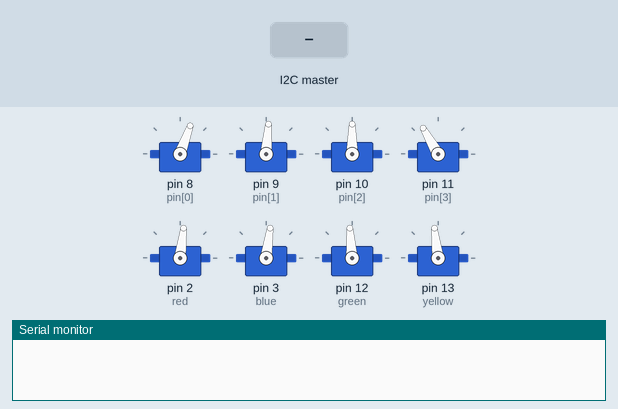
Bench run of a sketch on a simulated Arduino Uno, built with avr-gcc and run on an emulated ATmega328P. Shown: 8 × servo, the last lines printed to the serial monitor. Inputs (shaded band) come from the test bench.

Above: at 1.2 s.
1.3 s: the I2C master sends "e"
At 5.3 s:
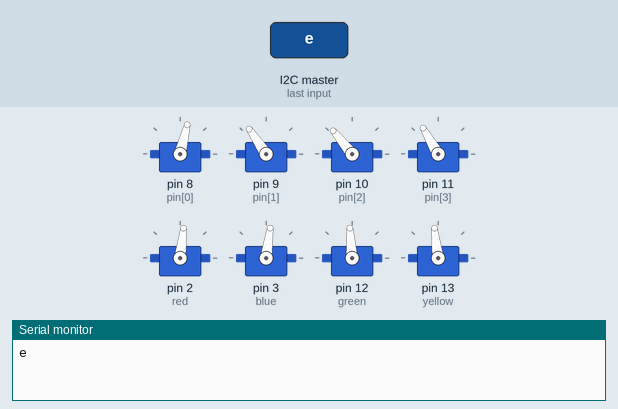
16.3 s: the I2C master sends "r"
At 18.0 s:
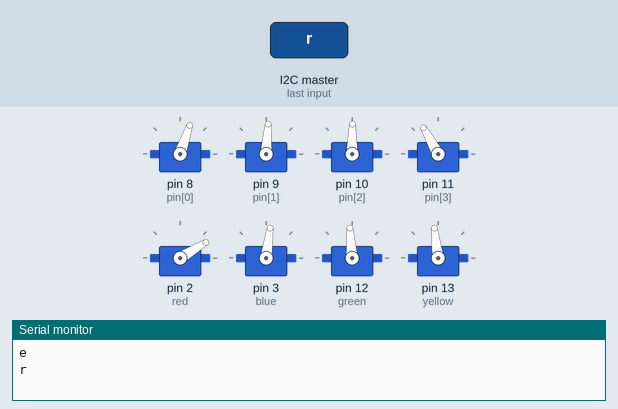
18.7 s: the I2C master sends "q"
At 22.6 s:
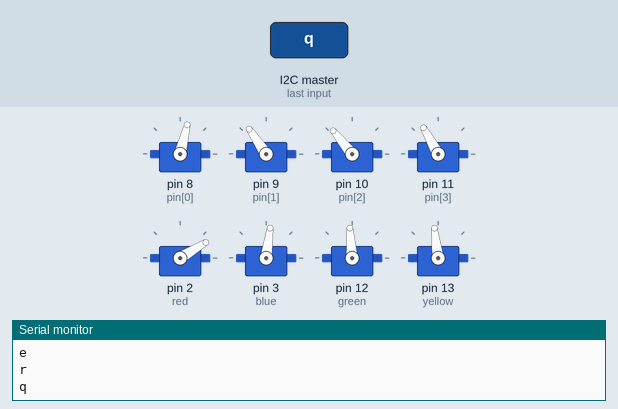
Timing chart, 0 to 27.5 s (numbered marks = the images above; inputs shaded):
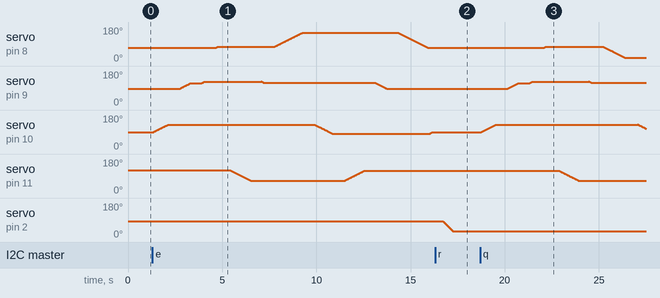

Measured:
- after the input at 1.3 s, servo on pin 8 (pin[0]): rises from 70° to 150° in 9.7 s, then falls to 71° in 1.6 s; servo on pin 9 (pin[1]): rises from 85° to 125° in 4.3 s, then falls to 86° in 6.7 s
- after the input at 16.3 s, servo on pin 2 (red): moves from 83° to 31° over 0.52 s, starting after 0.43 s
- after the input at 18.7 s, servo on pin 10 (pin[2]): rises from 89° to 130° in 8.3 s, then falls to 108° in 0.44 s

The sketch:

robot2.ino
```cpp
#include<Servo.h> // 서보 라이브러리 포함
#include <Wire.h> // 와이어 라이브러리 포함
#define SLAVE 2 // SLAVE 변수를 2로 정의하다.

Servo bottom, foward, height, gripper; // Servo 객체를 생성.
Servo servo[4] = {bottom, foward, height, gripper}; // 4개의 서보 모터를 사용.

int preVal[4] = {70, 85, 90, 120}; // 변수 선언 후 초기 각도 값을 저장.
int pin[4] = {8, 9, 10, 11}; // pin 배열을 선언, 각 서보 모터에 연결된 핀 번호를 저장.

// 각 4개의 제품을 분류할 서보모터의 Servo 객체를 생성.
Servo red;
Servo blue;
Servo green;
Servo yellow;

char ser; // master로부터 받은 명령 저장 변수.
char res; // master에게 보낼 응답 저장 변수.

// 서보 모터의 각도를 저장하는 배열을 선언.
int saveAngle[11][4] = {{70,85,130,120},{70, 116, 130, 120},{70, 125, 130, 120},{77, 125, 130, 120},{77, 125, 130, 65},{77, 117, 130, 65},{150, 117, 130, 65},{150, 117, 80, 65},{150, 117, 80, 120},{150, 85, 80, 120},{70, 85, 90, 120}};
int saveAngle1[11][4] = {{70,85,130,120},{70, 116, 130, 120},{70, 125, 130, 120},{77, 125, 130, 120},{77, 125, 130, 65},{77, 117, 130, 65},{115, 117, 130, 65},{115, 117, 80, 65},{115, 117, 80, 120},{115, 85, 80, 120},{70, 85, 90, 120}};
int saveAngle2[13][4] = {{70,85,130,120},{70, 116, 130, 120},{70, 125, 130, 120},{77, 125, 130, 120},{77, 125, 130, 65},{77, 117, 130, 65},{25, 117, 130, 65},{25, 117, 80, 65},{50, 117, 80, 65},{50, 117, 80, 120},{25, 117, 80, 120},{25, 85, 80, 120},{70, 85, 90, 120}};
int saveAngle3[11][4] = {{70,85,130,120},{70, 116, 130, 120},{70, 125, 130, 120},{77, 125, 130, 120},{77, 125, 130, 65},{77, 117, 130, 65},{15, 117, 130, 65},{15, 117, 80, 65},{15, 117, 80, 120},{15, 85, 80, 120},{70, 85, 90, 120}};

//int btN = 0;

//boolean flag = 0;

void setup() { // 설정 함수. 초기화 및 설정을 수행.
  res = '0'; // 응답 변수 초기화.
  for (int i = 0; i < 4; i++) { // 각 서보 모터에 대해 반복.
    servo[i].attach(pin[i]); // 서보 모터에 핀 연결.
  }

  red.attach(2); // 분료 빨간색에 핀 2 연결.
  blue.attach(3); // 분류 파란색에 핀 3 연결.
  green.attach(12); // 분류 초록색에 핀 12 연결.
  yellow.attach(13); // 분류 노란색에 핀 13 연결.

  Serial.begin(9600); // 시리얼 통신 시작.

  for (int i = 0; i < 4; i++) { // 각 서보 모터에 대해 반복.
    servo[i].write(preVal[i]); // 초기 각도 설정.
  }

  red.write(83); // 분류 빨간색 초기 각도 설정.
  blue.write(82); // 분류 파란색 초기 각도 설정.
  green.write(94); // 분류 초록색 초기 각도 설정.
  yellow.write(97); // 분류 노락색 초기 각도 설정.

  pinMode(6, INPUT_PULLUP); // 핀 6을 풀업 입력 모드로 설정
  pinMode(7, INPUT_PULLUP); // 핀 7을 풀업 입력 모드로 설정

  Wire.begin(SLAVE); // i2c 통신 시작.
  Wire.onReceive(fromMaster); // 마스터로부터 데이터 수신 시 호출할 함수 지정.
  Wire.onRequest(toMaster); // 마스터에게 데이터 요청 시 호출할 함수 지정.
}

void loop() { // 메인 루프 함수. 프로그램이 반복.
  // int Val[4];
  // for (int i = 0; i < 4; i++) {
  //   Val[i] = analogRead(14 + i);

  //   // 조이스틱 반대방향으로 움직이기(arm1, arm2)
  //   if ( i == 2) {
  //     Val[i] = 1024 - Val[i];
  //   }

  //   moveServo(i, Val[i]);
  // }

  // if (digitalRead(6) == 0) {
  //   if (flag == 1) {
  //     btN = 0;
  //     flag = 0;
  //   }
  //   for (int i = 0; i < 4; i++) {
  //     saveAngle[btN][i] = preVal[i];
  //     Serial.println(saveAngle[btN][i]);
  //   }
  //   btN++;
  //   Serial.println("Save Position");
  //   delay(500);
  // }


  // if (digitalRead(7) == 0) {
  //   for (int n = 0; n < 1; n++) {
  //     for (int i = 0; i < 4; i++) {
  //       for (int j = 0; j < 4; j++) {
  //         servoMove(j, saveAngle[i][j]);
  //         delay(20);
  //       }
  //       delay(500);
  //     }
  //   }
  //   flag = 1;
  //   Serial.println("Repeat  Position");
  //   delay(1000);
  // }

  // delay(25);
  //}


  int angle; // 각도 변수 선언.

  if (ser != '0'){ // ser 값이 0이 아니라면
    if (ser == 'e'){ // ser 값이 'e'라면
      for (int n = 0; n < 1; n++) {
        for (int i = 0; i < 11; i++) { // 총 동작수에 따른 로봇 동작.
          for (int j = 0; j < 4; j++) { // bottom, foward, height, gripper 차례대로 실행.
            servoMove(j, saveAngle[i][j]); // servoMove 함수에 매개변수를 2개 준다.
            delay(20);
          }
          delay(500);
        }
      }
      res = 'e';
    }
    if (ser == 'c'){ // ser 값이 'c'라면
      for (int n = 0; n < 1; n++) {
        for (int i = 0; i < 11; i++) {
          for (int j = 0; j < 4; j++) {
            servoMove(j, saveAngle1[i][j]);
            delay(20);
          }
          delay(500);
        }
      }
      res = 'c';
    }
    if (ser == 'i'){ // ser 값이 'i'라면
      for (int n = 0; n < 1; n++) {
        for (int i = 0; i < 13; i++) {
          for (int j = 0; j < 4; j++) {
            servoMove(j, saveAngle2[i][j]);
            delay(20);
          }
          delay(500);
        }
      }
      res = 'i';
    }
    if (ser == 'q'){ // ser 값이 'q'라면
      for (int n = 0; n < 1; n++) {
        for (int i = 0; i < 11; i++) {
          for (int j = 0; j < 4; j++) {
            servoMove(j, saveAngle3[i][j]);
            delay(20);
          }
          delay(500);
        }
      }
      res = 'q';
    }
    if (ser == 'r') { // ser 값이 'r'라면
      for (angle = 83; angle > 30; angle--)
      {
        red.write(angle);
        delay(10);
      }
      res = 'r';
    }
    if (ser == '1') { // ser 값이 '1'라면
      for (angle = 30; angle < 83; angle++)
      {
        red.write(angle);
        delay(10);
      }
      res = '1';
    }
    if (ser == 'b') { // ser 값이 'b'라면
      for (angle = 82; angle > 30; angle--)
      {
        blue.write(angle);
        delay(10);
      }
      res = 'b';
    }
    if (ser == '2') { // ser 값이 '2'라면
      for (angle = 30; angle < 82; angle++)
      {
        blue.write(angle);
        delay(10);
      }
      res = '2';
    }
    if (ser == 'g') { // ser 값이 'g'라면
      for (angle = 94; angle < 150; angle++)
      {
        green.write(angle);
        delay(10);
      }
      res = 'g';
    }
    if (ser == '3') { // ser 값이 '3'라면
      for (angle = 150; angle > 94; angle--)
      {
        green.write(angle);
        delay(10);
      }
      res = '3';
    }
    if (ser == 'y') { // ser 값이 'y'라면
      for (angle = 97; angle < 150; angle++)
      {
        yellow.write(angle);
        delay(10);
      }
      res = 'y';
    }
    if (ser == '4') { // ser 값이 '4'라면
      for (angle = 150; angle > 97; angle--)
      {
        yellow.write(angle);
        delay(10);
      }
      res = '4';
    }
    //flag = 1;
    delay(1000);
    ser = '0'; // ser 초기화
  }
}


void fromMaster(int bytes){ // 마스터로부터 데이터 받는 함수.
  char ch[bytes]; // 문자열 배열 선언.

  //Serial.println(bytes);
  for(int i=0; i<bytes; i++){ // 수신된 바이트 수만큼 반복
    ch[i] = Wire.read(); // 데이터 읽기
  }
  for(int i=0; i<bytes; i++){ // 수신된 바이트 수만큼 반복
    //Serial.print("read : ");
    Serial.print(ch[i]); // 읽은 데이터 출력
    ser = ch[i]; // ser 변수에 저장
  }
  //ser = ch[0];
  //Serial.println(ser);
  Serial.println(); // 줄 바꿈 출력.
}


void toMaster(){ // 마스터에게 데이터를 보내는 함수.
  if (res != '0'){ // res 값이 0이 아니라면
    Wire.write(res); // 데이터 전송
    Serial.print("send : ");
    Serial.println(res); // 전송한 데이터 출력
    res = '0'; // res 초기화
  }
}

// int isAction = 0;

// if(isAction){
//   Wire.requestFrom(SLAVE,1);
//   char c=Wire.read();
//   Serial.println(c);
//   isAction = 0;

// }


// void moveServo(byte num, int joy) {
//   if (joy > 900) {
//     preVal[num] += 1;
//     if (num == 0) {
//       if (preVal[num] > 160) {
//         preVal[num] = 160;
//       }
//     }
//     else if (num == 1) {
//       if (preVal[num] > 150) {
//         preVal[num] = 150;
//       }
//     }
//     else if (num == 2) {
//       if (preVal[num] > 180) {
//         preVal[num] = 180;
//       }
//     }
//     else if (num == 3) {
//       if (preVal[num] > 140) {
//         preVal[num] = 140;
//       }
//     }
//   }

//   else if (joy < 200) {
//     preVal[num] -= 1;
//     if (num == 0) {
//       if (preVal[num] < 20) {
//         preVal[num] = 20;
//       }
//     }
//     else if (num == 1) {
//       if (preVal[num] < 40) {
//         preVal[num] = 40;
//       }
//     }
//     else if (num == 2) {
//       if (preVal[num] < 30) {
//         preVal[num] = 30;
//       }
//     }
//     else if (num == 3) {
//       if (preVal[num] <= 90) {
//         preVal[num] = 90;
//       }
//     }
//   }

//   servo[num].write(preVal[num]);
// }


void servoMove(int num, int angle) { // 서보 모터를 움직이는 함수. 지정된 각도로 서보 모터를 움직인다.
  if (preVal[num] > angle) { // 현재 각도가 목표 각도보다 크다면
    for (int i = preVal[num] ; i > angle; i--) { // 현재 각도부터 목표 각도까지 반복
      servo[num].write(i); // 서보 모터 제어
      delay(20);
    }

    preVal[num] = angle; // 현재 각도 갱신
  }

  if (preVal[num] < angle) { // 현재 각도가 목표 각도보다 작다면
    for (int i = preVal[num] ; i < angle; i++) { // 현재 각도부터 목표 각도까지 반복
      servo[num].write(i); // 서보 모터 제어
      delay(20);
    }

    preVal[num] = angle; // 현재 각도 갱신
  }
}
```
